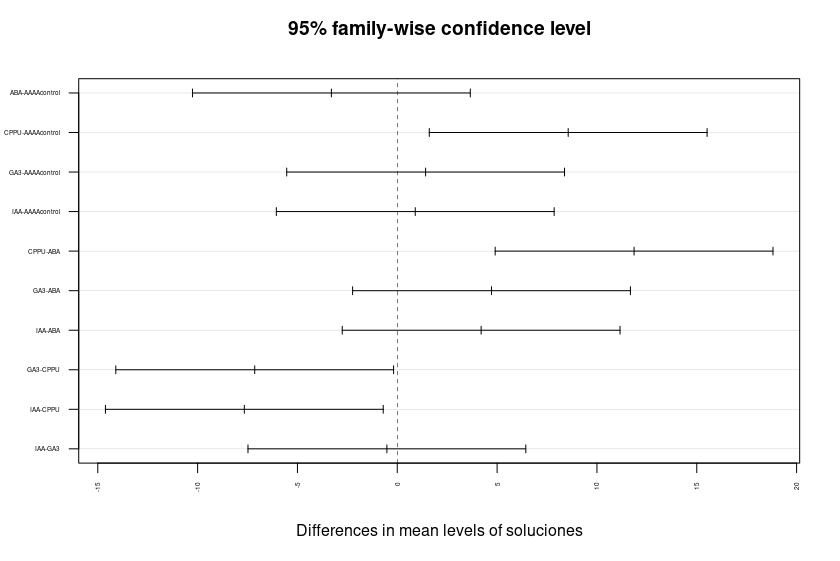

Recreate this plot in R.
#Prueba de Tukey Dunnet 

#Hacer comparaciones de tratamientos
#Ver prueba de Dunnet 

#El efecto de los reguladores de crecimiento de las plantas sobre el alargamiento de esparr´agos fu´e investigado por 
#Yang-Gyu and Woolley (2006).
#La tasa de alargamiento de los tallos es un factor importante que determina el rendimiento 
#final de los esp´arragos en muchas condiciones clim´aticas
#templadas. Se cosecharon tallos de plantas de esp´arragos Jersey Giant
#de 6 a˜nos de edad cultivadas en una plantaci´on comercial en Bulls (latitud 40.2S, 
#longitud 175.4E), Nueva Zelanda. Los tallos fueron cosechados
#al azar y transportadas del campo al laboratorio para su investigaci´on.
#Despu´es de recortar a 80 mm de longitud, las tallos se sumergieron por
#completo durante 1 h en Soluciones acuosas de 10 mg l-1 de concentraci´on
#de ´acido indol-3-ac´etico (IAA), ´acido absc´ısico (ABA), GA3 o CPPU (Sitofex EC 2.0 %; 
#SKW, Trostberg, Alemania) en tubos de ensayo. Los tallos
#de control se sumergieron en agua destilada durante 1 h. El experimento
#fue un dise˜no completamente aleatorizado con cinco repeticiones (tallos)
#por tratamiento. Los datos resultantes (longitud final del tallo en mm) se
#muestran a continuaci´on:

################################################
### Entering data: studs ###
################################################
################################################
AAAAcontrol<-c(94.7,96.1,86.5,98.5,94.9)
IAA<-c(89.9,94.0,99.1,92.8,99.4)
ABA<-c(96.8,87.8,89.1,91.1,89.4)
GA3<-c(99.1,95.3,94.6,93.1,95.7)
CPPU<-c(104.4,98.9,98.9,106.5,104.8)
longitudes<-c(AAAAcontrol,IAA,ABA,GA3,CPPU)
soluciones<-rep(c("AAAAcontrol","IAA","ABA","GA3","CPPU"),
                each=5) #each para repetir datos

soluciones=factor(soluciones) #Factor - Que es esto?  

#marco de trabajo
datojesp = data.frame(longitudes, soluciones)

attach(datojesp)

#analisis descriptivo
boxplot(longitudes ~ soluciones,data=datojesp,col=c("#2EE689","#DF4BF3","#4BE2F3", "#DDD53E", "#DD513E")
        , xlab="Longitudes", ylab="Soluciones", main="Experimento Esparragos")

#crear modelo en este caso es ANOVA
modeloesp = aov(longitudes ~ soluciones, data = datojesp)
resumen_modeloesp = summary(modeloesp)
p_valor_aov = resumen_modeloesp[[1]][["Pr(>F)"]][1] #cargar el resumen del anova como variable y acceder al p-valor

if(p_valor_aov >= 0.05){
  print(paste("Existen pruebas suficientes para aceptar la hipotesis nula entonces 
        no hay diferencias significativas entre tratamientos con p valor (p >= 0.05): ", p_valor_aov))
} else {
  print(paste("Se rechaza la hipotesis nula si hay diferencias significativas entre tratamientos con p valor (p < 0.05): ", p_valor_aov))
}

#prueba de Tukey
#Es metodo compara parejas de medias y ver si existen diferencias significativas entre ellas
#elegir la hipotesis correcta y no elegir
#alguna debido solo por el azar, es para hacer comparaciones de pares.
#el metodo de Tukey nos dice si las diferencias observadas son mayores que las que
#se esperaria por azar.
#Da un forma de diferenciar las diferencias significativa a las debidas por el azar

prueba_tukey = TukeyHSD(modeloesp)
prueba_tukey #el p valor se compara con el nivel se significancia 0.05 por lo general

# Acceder a los valores-p
p_valores_tukey = prueba_tukey[["soluciones"]][, "p adj"]
p_valores_tukey

# Acceder a los valores-p
p_valores_tukey = prueba_tukey[["soluciones"]][, "p adj"]

# Acceder a los nombres de los tratamientos
nombres_tratamientos = rownames(prueba_tukey[["soluciones"]])

# Definir el nivel de significancia
alpha = 0.05

# Comparar los valores-p con el nivel de significancia
for (i in 1:length(p_valores_tukey)) {
  tratamiento1 = strsplit(nombres_tratamientos[i], "-")[[1]][1]
  tratamiento2 = strsplit(nombres_tratamientos[i], "-")[[1]][2]
  
  if (p_valores_tukey[i] < alpha) {
    cat("La diferencia entre el tratamiento", tratamiento1, "y el tratamiento", tratamiento2, "es estadísticamente significativa (p-valor =", 
        round(p_valores_tukey[i], 4), ")\n")
  } else {
    cat("La diferencia entre el tratamiento", tratamiento1, "y el tratamiento", tratamiento2, "no es estadísticamente significativa (p-valor =", 
        round(p_valores_tukey[i], 4), ")\n")
  }
}

plot(prueba_tukey, las = 2, cex.axis = 0.4) 

#Las lineas horizontales el intervalo de confianza del 95% para la diferencia entre dos medias de 
#tratamientos no intercepta el valor cero, entonces se considera que hay una 
#diferencia estadísticamente significativa entre esos dos tratamientos al nivel de confianza del 95%.

#Algunas pautas clave para interpretar el gráfico de la prueba de Tukey:
  
#Si el intervalo de confianza NO cruza el cero, hay una diferencia significativa entre esos dos tratamientos.
#Cuanto más alejado del cero esté el intervalo de confianza, mayor será la diferencia significativa.
#Si el intervalo de confianza cruza el cero, no hay evidencia suficiente para afirmar que existe una 
#diferencia significativa entre esos dos tratamientos.

#raya punteada justo en cero
#es un grafico de un intervalo de confianza y los no que tocan el valor cero indica que hay
#diferencias estadisticas de los tratamientos para este caso CPPU-ABA

#Hipotesis de la prueba de Tukey

#H  que la media de i es igual a media de j
#A que la media de i es diferente de media de j



#Prueba de Dunnet



#install.packages("mvtnorm")
#install.packages("multcomp")
#install.packages("survival")

#Como cargar varias librerias en un sola linea de codigo
library("mvtnorm")
library("multcomp")
library("survival")

# Crear el objeto de contraste de Dunnett
dunnett_prueba = glht(modeloesp, linfct = mcp(soluciones = "Dunnett"), alternative = "two.sided")
resumen_dunnet = summary(dunnett_prueba)

#Grafica de la prueba de Dunnet
plot(resumen_dunnet) #solo una tiene diferencias entre ellas he incluyendo el control

#Hipotesis de la prueba de Dunnet
#Hipotesis nula: cada tratamiento es igual al control
#Hipotesis alternativa: al menos alguno de los tratamientos es diferente al control
